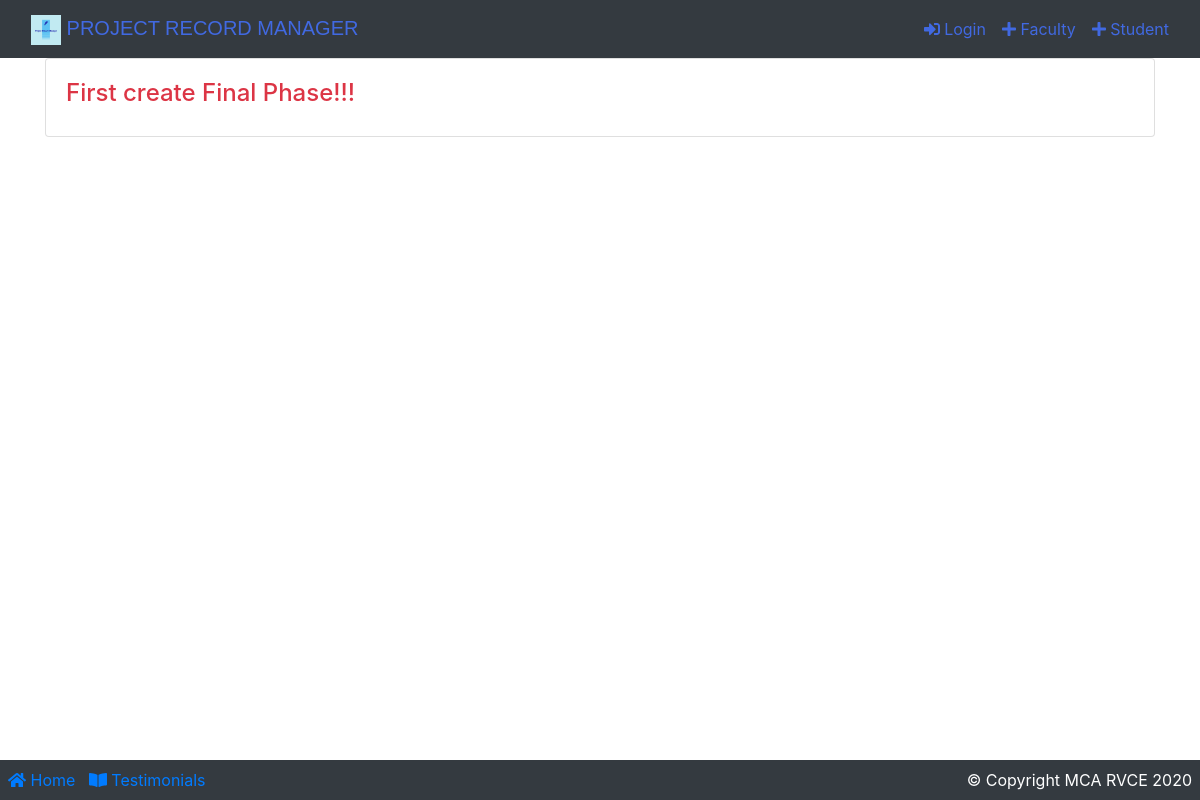
The page /facultyCommentFinale/3 on the database as committed earlier.
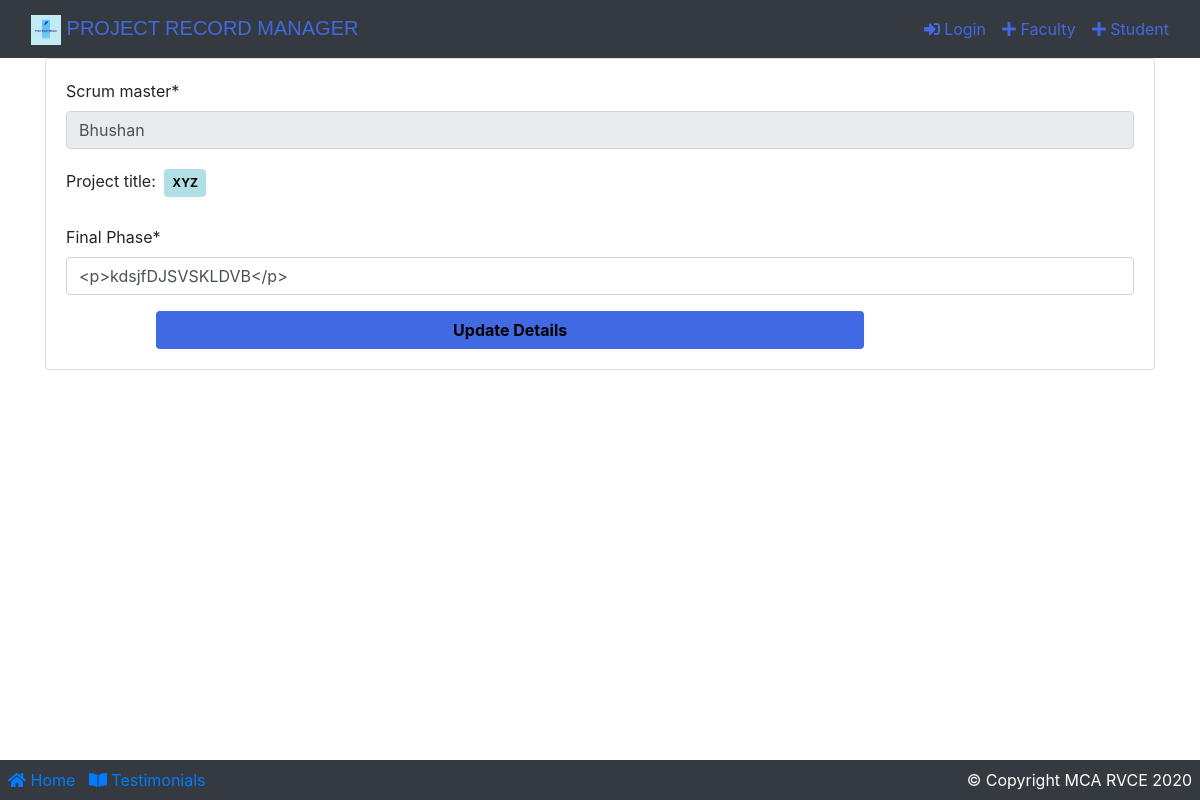
The same page on the database as committed later.
### app/models.py (models this page shows)
class ProjectFinale(models.Model):
    scrum_master = models.CharField(max_length=100, default="scrum master")
    project_title = models.ForeignKey(
        Team, on_delete=models.CASCADE, null=True)
    finale = HTMLField()
    created_at = models.DateTimeField(auto_now_add=True)
    updated_at = models.DateTimeField(auto_now=True)
    def __str__(self):
        return str(self.project_title) + "finale"

class Team(models.Model):
    owner = models.CharField(max_length=555, unique=True)
    partner = models.OneToOneField(
        Student, on_delete=models.CASCADE, null=True, blank=True, unique=True)
    guide = models.ForeignKey(
        Faculty, on_delete=models.CASCADE, null=True, blank=True)
    title = models.CharField(max_length=555, null=True, unique=True)
    created_at = models.DateTimeField(auto_now_add=True)
    updated_at = models.DateTimeField(auto_now=True)
    class Meta:
        db_table = "team"
    def __str__(self):
        return str(self.title) + ", Student1:  " + str(self.owner) + ", student2:  " + str(
            self.partner) + ", Guide:  " + str(self.guide)

### app/views.py (the view)
# urls.py: path('facultyCommentFinale/<int:teamId>', views.facultyCommentFinalPhase, name="facultyCommentFinale"),
def facultyCommentFinalPhase(request, teamId):
    queryset = ""
    form = ""
    ret = ""
    try:
        print("TeamId:", teamId)
        queryset = ProjectFinale.objects.filter(project_title=int(teamId))
        print(queryset)
        context = {}
        obj = get_object_or_404(ProjectFinale, project_title=int(teamId))
        form = ProjectFinaleForm(request.POST or None, instance=obj)
        if form.is_valid():
            form.save()
            return redirect("facultyDashboard")
    except:
        ret = "First create Final Phase!!!"
    return render(request, 'project/commentFinalPhase.html', {'formc': form, 'qs': queryset, 'ret': ret})

### app/forms.py
class ProjectFinaleForm(forms.ModelForm):
    finale = forms.CharField(
        label="Final Phase", widget=TinyMCE(attrs={'cols': 50, 'rows': 10, "class": "form-control",
                                                   "placeholder": "Enter Final phase details"}))
    class Meta:
        model = ProjectFinale
        fields = ['id', 'scrum_master', 'project_title', 'finale']

### app/models.py (called while the page is built)
    def __str__(self):
        return self.name + ' ' + self.email

    def __str__(self):
        return self.name + ' ' + self.email

### templates/project/commentFinalPhase.html (shortened to what this page needs)
{% extends 'base.html' %}
{% load static %}
{% load crispy_forms_tags %}
{% block content %}
    <div class="container">
        <div class="card">
            <div class="card-body">
                {% if qs %}
                    <form method="POST">
                        {% for data in qs %}
                            <div id="div_id_scrum_master" class="form-group">
                                <label for="id_scrum_master" class=" requiredField">
                                    Scrum master<span class="asteriskField">*</span>
                                </label>
                                <div class="">
                                    <input type="text" name="scrum_master" value="{{ data.scrum_master }}"
                                           maxlength="100"
                                           class="textinput textInput form-control" required="" id="id_scrum_master"
                                           readonly>
                                </div>
                            </div>
                            <div id="div_id_project_title" class="form-group">
                                <label for="id_project_title" class=" requiredField">
                                    Project title: <span class="badge p-2 m-1 font-weight-bolder"
                                                         style="color: black;background-color: powderblue;"> {{ data.project_title.title }}</span>
                                </label>
                            </div>
                        {% endfor %}
                        {{ formc.finale|as_crispy_field }}
                        <div class="form-row">
                            <div class="form-group col-md-8 mb-0 offset-1">
                                <button type="submit" class="btn btn-block font-weight-bold"
                                        style="background: royalblue;color: black; ">Update Details
                                </button>
                            </div>
                        </div>
                    </form>
                {% else %}
                    <h4 class="text-danger">{{ ret }}</h4>
                {% endif %}
            </div>
        </div>
    </div>
{% endblock %}

Rows that differ between the two databases and show on the page:
added ProjectFinale: scrum_master "Bhushan", project_title "XYZ", finale "<p>kdsjfDJSVSKLDVB</p>"
Other text that changed with them:
{{ ret }}: "First create Final Phase!!!" → (not shown)
text now shown: "Final Phase * Update Details"
